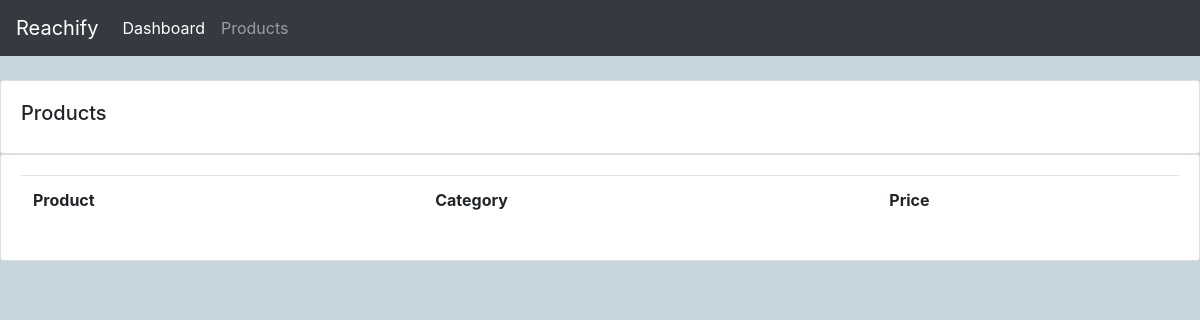
Before: /products/ with the older database file.
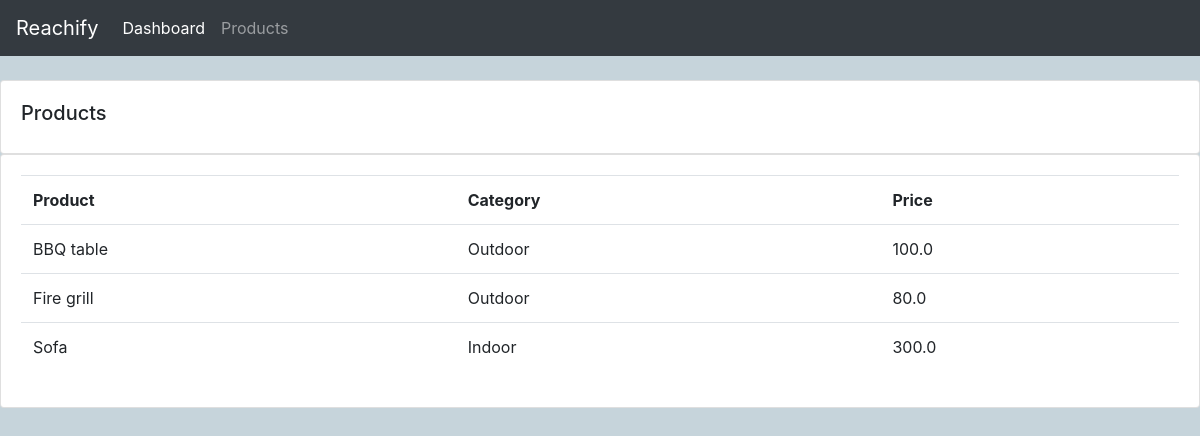
After: the same page with the newer database file.
### accounts/models.py (models this page shows, shortened)
class Product(models.Model):
    CATEGORY = (
        ('Indoor', 'Indoor'),
        ('Outdoor', 'Outdoor'),
    )
    name = models.CharField(max_length=200, null=True)
    price = models.FloatField(null=True)
    category = models.CharField(max_length=200, null=True, choices = CATEGORY)
    description = models.CharField(max_length=200, null=True)
    data_created = models.DateTimeField(auto_now_add=True, null=True)
    tags = models.ManyToManyField(Tag)

### accounts/views.py (the view)
# urls.py: path("products/", views.products, name='products'),
def products(request):
    products = Product.objects.all()
    return render(request,'products.html', {'products':products})

### accounts/templates/products.html
{%  extends 'main.html' %}
{% block content %}
{% include "navbar.html" %}
		<br>
		<div class="row">
			<div class="col-md">
				<div class="card card-body">
					<h5>Products</h5>
				</div>
				<div class="card card-body">
					<table class="table">
						<tr>
							<th>Product</th>
							<th>Category</th>
							<th>Price</th>
						</tr>
						{% for product in products%}
							<tr>
								<td>{{product.name}}</td>
								<td>{{product.category}}</td>
								<td>{{product.price}}</td>
							</tr>
						{%endfor%}
					</table>
				</div>
			</div>
		</div>
{% endblock content %}

Changed rows visible on the page:
added Product: name "BBQ table", category "Outdoor", price "100.0"
added Product: name "Fire grill", category "Outdoor", price "80.0"
added Product: name "Sofa", category "Indoor", price "300.0"
